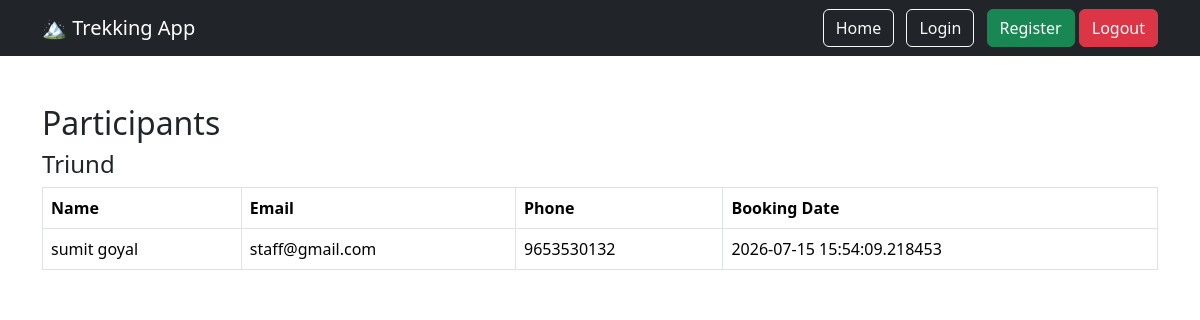
Before: /staff/participants/1 (signed in) with the older database file.
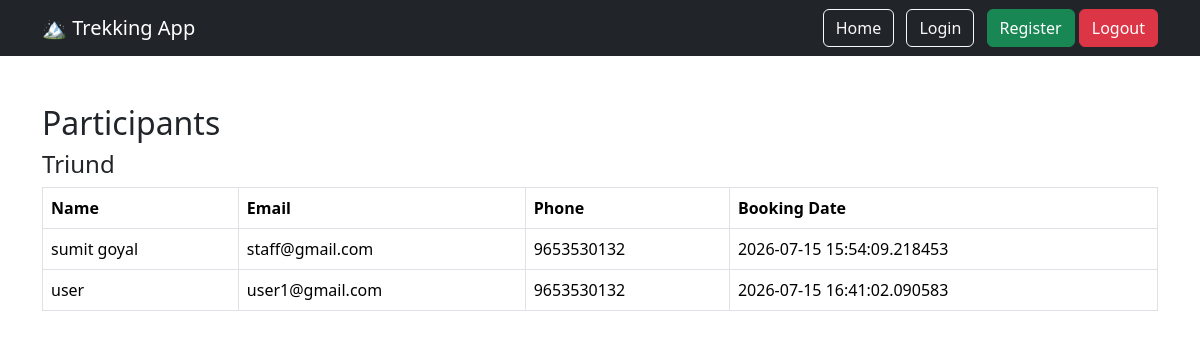
After: the same page with the newer database file.
### models/booking.py (models this page shows)
class Booking(db.Model):
    __tablename__ = "bookings"
    id = db.Column( db.Integer,primary_key=True)
    user_id = db.Column( db.Integer,db.ForeignKey("users.id"))
    trek_id = db.Column( db.Integer, db.ForeignKey("treks.id"))
    booking_date = db.Column( db.DateTime, default=datetime.utcnow)
    status = db.Column( db.String(20), default="Booked")
    user = db.relationship("User", backref="bookings")
    trek = db.relationship("Trek", backref="bookings")

### models/user.py (models this page shows)
class User(UserMixin, db.Model):
    __tablename__ = "users"
    id = db.Column(db.Integer, primary_key=True)
    name = db.Column(db.String(100), nullable=False)
    email = db.Column(db.String(120), unique=True, nullable=False)
    password = db.Column(db.String(255), nullable=False)
    phone = db.Column(db.String(15))
    role = db.Column(db.String(20), nullable=False)
    status = db.Column(db.String(20), default="Pending")
    created_at = db.Column(db.DateTime, default=datetime.utcnow)

### routes/staff.py (the view)
@staff.route("/staff/participants/<int:trek_id>")
@login_required
def participants(trek_id):
    trek = Trek.query.get_or_404(trek_id)
    if trek.staff_id != current_user.id:
        return "Unauthorized", 403
    bookings = Booking.query.filter_by(
        trek_id=trek.id,
        status="Booked"
    ).all()
    return render_template(
        "staff/participants.html",
        trek=trek,
        bookings=bookings
    )

### app.py (called while the page is built)
@login_manager.user_loader
def load_user(user_id):
    return User.query.get(int(user_id))

### templates/staff/participants.html
{% extends "base.html" %}
{% block content %}
<h2>Participants</h2>
<h4>{{ trek.name }}</h4>
<table class="table table-bordered">
    <thead>
        <tr>
            <th>Name</th>
            <th>Email</th>
            <th>Phone</th>
            <th>Booking Date</th>
        </tr>
    </thead>
    <tbody>
        {% for booking in bookings %}
        <tr>
            <td>{{ booking.user.name }}</td>
            <td>{{ booking.user.email }}</td>
            <td>{{ booking.user.phone }}</td>
            <td>{{ booking.booking_date }}</td>
        </tr>
        {% endfor %}
    </tbody>
</table>
{% endblock %}

Changed rows visible on the page:
added Booking: user.name "user", user.email "user1@gmail.com", user.phone "9653530132", booking_date "2026-07-15 16:41:02.090583"
